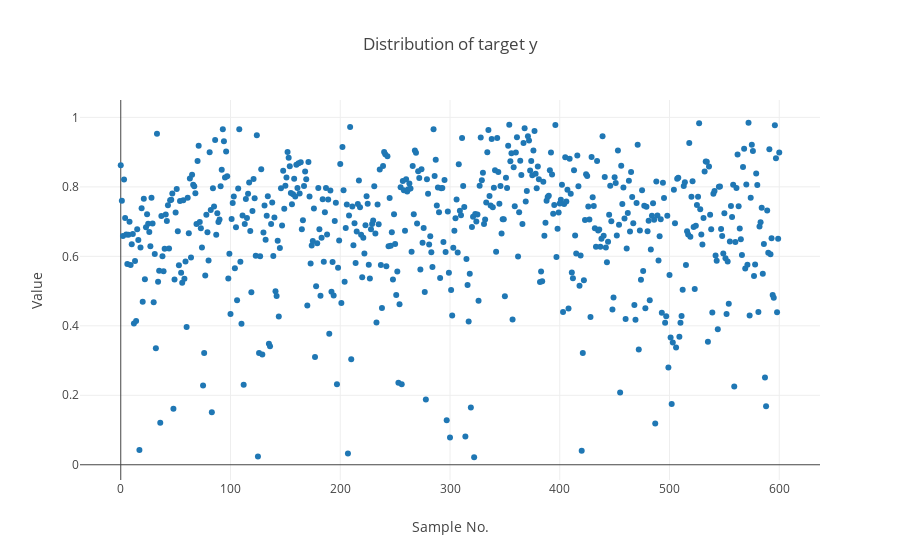

The notebook cell this image was saved under:
### Code cell
X, y = rna.iloc[:, :-1], rna.iloc[:, -1]
data1 = go.Scatter(
        y = y,
        mode = "markers",
        name = "y_ture",
)

layout = dict(
    xaxis=dict(
        title='Sample No.'
    ),
    yaxis=dict(
        title='Value'
    ),
    title="Distribution of target y"
    
)
fig = go.Figure(data=[data1], layout=layout)
iplot(fig)


# To show plot, paste the link to this GitHub notebook into http://nbviewer.jupyter.org/

### Figure 1 — Plotly figure (JSON) as saved in the notebook; plotly's stock layout.template omitted (floating-point values rounded to 4 significant figures; data arrays with more than 128 entries replaced by an {"elided": "..."} marker saying what was removed)
{"data": [{"mode": "markers", "name": "y_ture", "type": "scatter", "uid": "c90c565e-1eb5-11e9-bcac-acbc32846fd5", "y": {"elided": "601 float values"}}], "layout": {"title": "Distribution of target y", "xaxis": {"title": "Sample No."}, "yaxis": {"title": "Value"}}}
